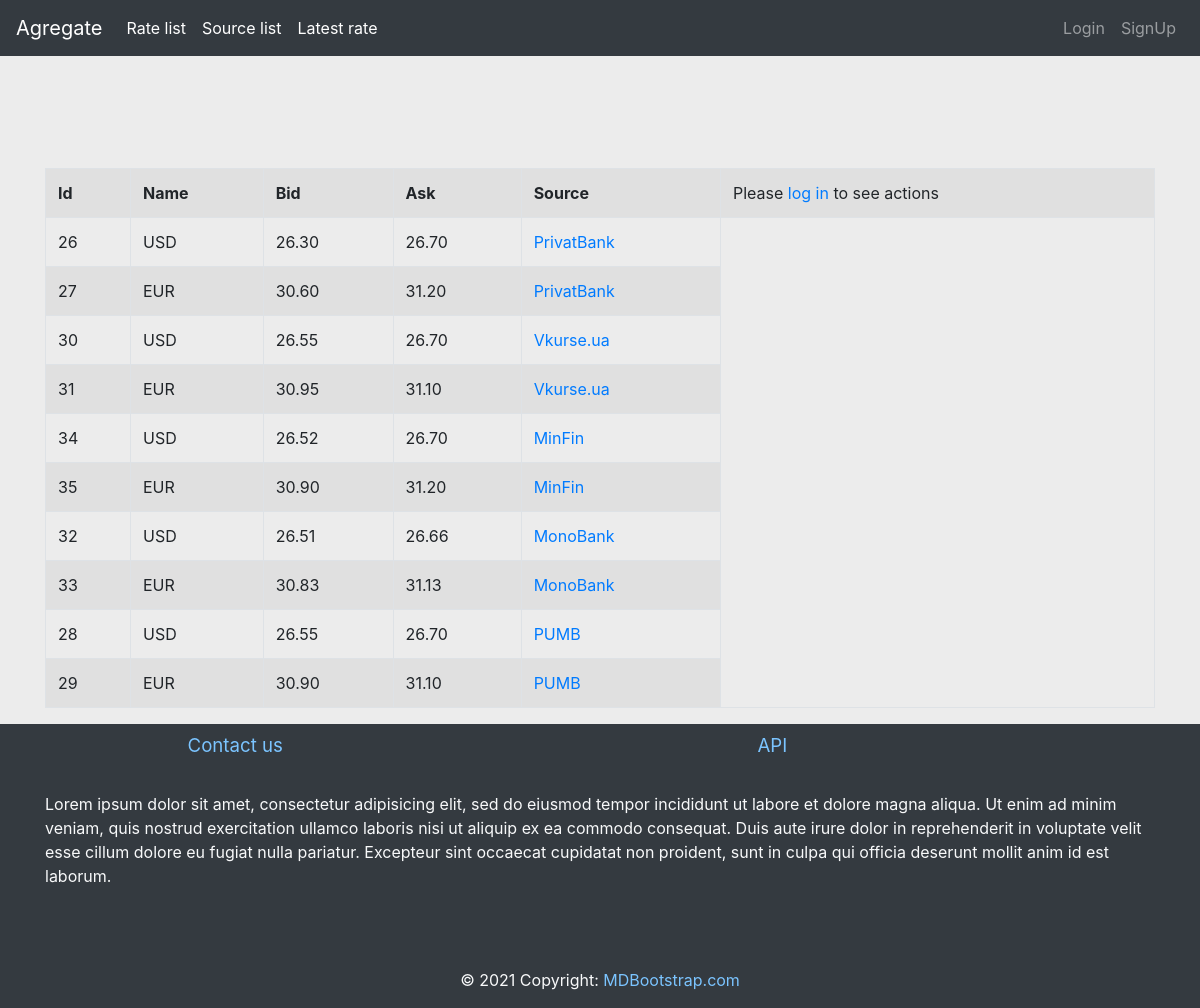
The page /currency/rate/latest on the database as committed earlier.
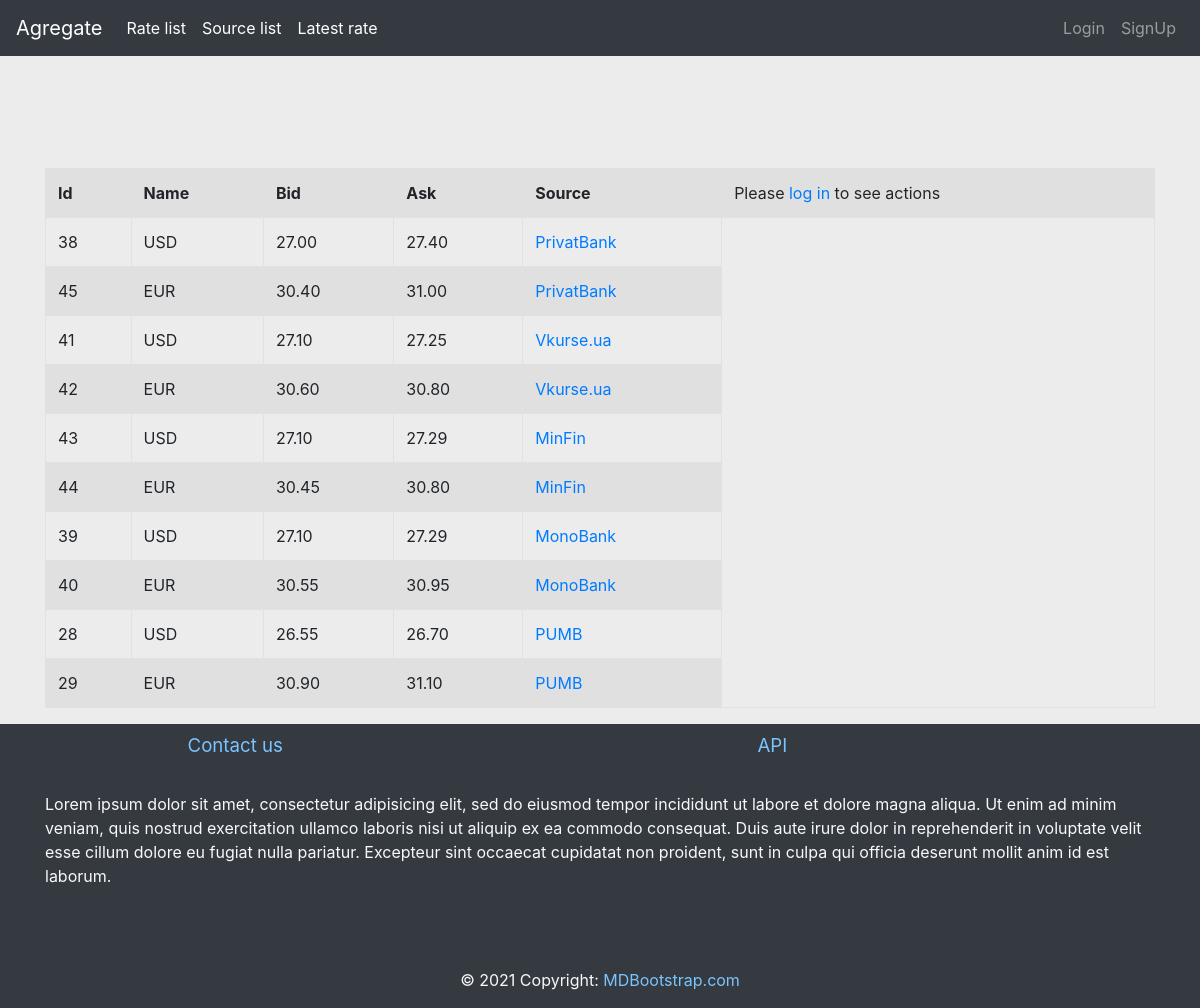
The same page on the database as committed later.
### currency/models.py (models this page shows)
class Rate(models.Model):
    ask = models.DecimalField(max_digits=4, decimal_places=2)
    bid = models.DecimalField(max_digits=4, decimal_places=2)
    created = models.DateTimeField(auto_now_add=True)
    currency_name = models.CharField(
        max_length=3,
        choices=choices.RATE_TYPES,
        blank=False,
        null=False,
        default=choices.TYPE_USD,
    )
    source = models.ForeignKey(
        Source,
        related_name='rates',
        on_delete=models.CASCADE,
        choices=choices.SOURCE_TYPES
    )
    currency_type = models.CharField(max_length=8)

class Source(models.Model):
    name = models.CharField(max_length=64)
    code_name = models.CharField(max_length=24, unique=True, editable=False)
    source_url = models.CharField(max_length=256)
    logo = models.FileField(
        upload_to=upload_logo,
        blank=True,
        null=True,
        default=None,
    )

### currency/views.py (the view)
# urls.py: path('rate/latest', LatestRatesListView.as_view(), name='rate-latest'),
class LatestRatesListView(TemplateView):
    template_name = 'latest_rate.html'
    def get_context_data(self, **kwargs):
        context = super().get_context_data(**kwargs)
        context['rate_list'] = get_latest_rates()
        return context

### currency/services.py (called while the page is built)
def get_latest_rates():
    latest_rates = cache.get(const.CACHE_KEY_LATEST_RATES)
    if latest_rates is not None:
        return latest_rates
    rates = []
    for source in Source.objects.all():
        for currency_type, _ in mch.RATE_TYPES:
            rate = Rate.objects \
                .filter(source=source, currency_name=currency_type) \
                .order_by('-created').first()
            if rate is not None:
                rates.append(rate)
    cache.set(const.CACHE_KEY_LATEST_RATES, rates, 60 * 60 * 24 * 14)
    return rates

### currency/templates/latest_rate.html
{% extends 'base.html' %}
{% block main_content%}
    <br>
    <br>
    <br>
    <br>
    <br>
    <br>
    <br>
    <table class="table table-striped table-bordered"  >
        <tr>
            <th>Id</th>
            <th>Name</th>
            <th>Bid</th>
            <th>Ask</th>
            <th>Source</th>
            {%if request.user.is_authenticated%}
                <th>Actions</th>
            {%else%}
                <td>
                    Please <a href="{% url 'login' %}">log in</a> to see actions
                </td>
            {%endif%}
        </tr>
        {% for rate in rate_list %}
            <tr>
                <td>{{ rate.id }}</td>
                <td>{{ rate.currency_name }}</td>
                <td>{{ rate.bid }}</td>
                <td>{{ rate.ask }}</td>
                <td><a href="{% url 'currency:source-details' rate.source_id %}">{{ rate.source.name }}</a></td>
            </tr>
        {% endfor %}
    </table>
{% endblock %}

Rows that differ between the two databases and show on the page:
no longer on this page (row unchanged): Rate: id "26", currency_name "USD", bid "26.30", ask "26.70", source.name "PrivatBank"
no longer on this page (row unchanged): Rate: id "27", currency_name "EUR", bid "30.60", ask "31.20", source.name "PrivatBank"
no longer on this page (row unchanged): Rate: id "30", currency_name "USD", bid "26.55", ask "26.70", source.name "Vkurse.ua"
no longer on this page (row unchanged): Rate: id "31", currency_name "EUR", bid "30.95", ask "31.10", source.name "Vkurse.ua"
no longer on this page (row unchanged): Rate: id "34", currency_name "USD", bid "26.52", ask "26.70", source.name "MinFin"
no longer on this page (row unchanged): Rate: id "35", currency_name "EUR", bid "30.90", ask "31.20", source.name "MinFin"
no longer on this page (row unchanged): Rate: id "32", currency_name "USD", bid "26.51", ask "26.66", source.name "MonoBank"
no longer on this page (row unchanged): Rate: id "33", currency_name "EUR", bid "30.83", ask "31.13", source.name "MonoBank"
added Rate: id "38", currency_name "USD", bid "27.00", ask "27.40", source.name "PrivatBank"
added Rate: id "45", currency_name "EUR", bid "30.40", ask "31.00", source.name "PrivatBank"
added Rate: id "41", currency_name "USD", bid "27.10", ask "27.25", source.name "Vkurse.ua"
added Rate: id "42", currency_name "EUR", bid "30.60", ask "30.80", source.name "Vkurse.ua"
added Rate: id "43", currency_name "USD", bid "27.10", ask "27.29", source.name "MinFin"
added Rate: id "44", currency_name "EUR", bid "30.45", ask "30.80", source.name "MinFin"
added Rate: id "39", currency_name "USD", bid "27.10", ask "27.29", source.name "MonoBank"
added Rate: id "40", currency_name "EUR", bid "30.55", ask "30.95", source.name "MonoBank"
